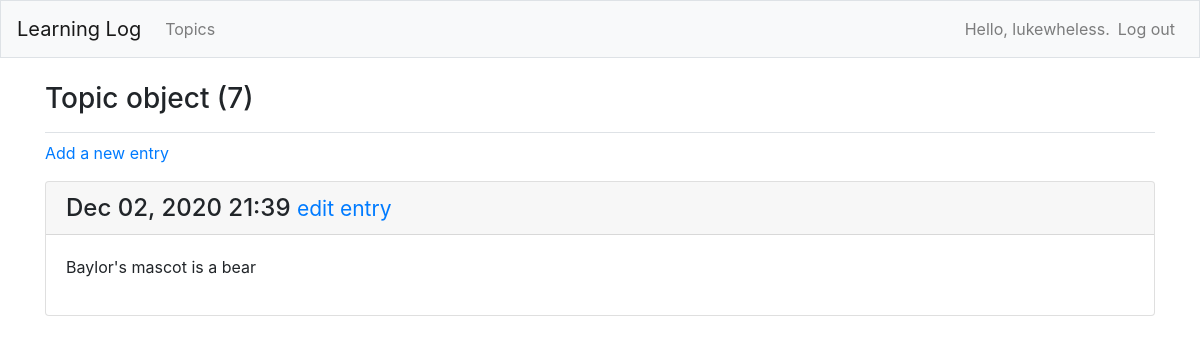
Page /topics/7/ (signed in) on the committed database.
### learning_logs/models.py (models this page shows, shortened)
class Topic(models.Model):
    text = models.CharField(max_length=200)
    date_added = models.DateTimeField(auto_now_add=True)
    owner = models.ForeignKey(User, on_delete=models.CASCADE)

class Entry(models.Model):
    topic = models.ForeignKey(Topic, on_delete=models.CASCADE)
    text = models.TextField()
    date_added = models.DateTimeField(auto_now_add=True)
    class Meta:
        verbose_name_plural = 'entries'

### learning_logs/views.py (the view)
# urls.py: path('topics/<int:topic_id>/', views.topic, name="topic"),
@login_required
def topic(request, topic_id):
    topic = Topic.objects.get(id=topic_id)
    if topic.owner != request.user:
        raise Http404
    entries = topic.entry_set.order_by("-date_added") # desc order (-)
    context = {'topic': topic, 'entries': entries}
    return render(request,'learning_logs/topic.html', context)

### learning_logs/templates/learning_logs/topic.html
{% extends "learning_logs/base.html" %}
{% block page_header %}
    <h3>{{ topic }}</h3>
{% endblock page_header %}
{% block content %}
    <p>
        <a href="{% url 'learning_logs:new_entry' topic.id %}">Add a new entry</a>
    </p>
    {% for e in entries %}
        <div class="card mb-3">
            <h4 class="card-header">
                {{ e.date_added|date:'M d, Y H:i' }}
                <small><a href="{% url 'learning_logs:edit_entry' e.id %}">
                    edit entry</a></small>
            </h4>
            <div class="card-body">
                {{ e.text|linebreaks }}
            </div>
        </div>
    {% empty %}
        <p>There are no entries for this topic yet.</p>
    {% endfor %}
{% endblock content %}

### learning_logs/templates/learning_logs/base.html (shortened to what this page needs)
{% load bootstrap4 %}
<!doctype html>
<html lang="en">
<head>
{% bootstrap_css %}
</head>
<body>
    <nav class="navbar navbar-expand-md navbar-light bg-light mb-4 border">
        <a class="navbar-brand" href="{% 'learning_logs:index' %"}>
            Learning Log</a>
        <div class="collapse navbar-collapse" id="navbarCollapse">
            <ul class="navbar-nav mr-auto">
                <li class="nav-item">
                    <a class="nav-link" href="{% url 'learning_logs:topics'%}">
                        Topics</a></li>
            </ul>
            <ul class="navbar-nav ml-auto">
                {% if user.is_authenticated %}
                    <li class="nav-item">
                        <span class="navbar-text">Hello, {{ user.username }}.</span>
                    </li>
                    <li class="nav-item">
                        <a class="nav-link" href="{% url 'users:logout' %}">Log out</a>
                    </li>
                {% else %}
                    <li class="nav-item">
                        <a class="nav-link" href="{% url 'users:register' %}">Register</a>
                    </li>
                    <li class="nav-item" href="{% url 'users:login' %}">Log in</a></li>
                {% endif %}
            </ul>
        </div>
    </nav>
    <main role="main" class="container">
        <div class="pb-2 mb-2 border-bottom">
            {% block page_header %}{% endblock page_header %}
        </div>
        <div>
            {% block content %}{% endblock content %}
        </div>
    </main>
</body>
</html>

### rows in the picture
Topic: id "Topic object (7)"
Entry: date_added "Dec 02, 2020 21:39", text "Baylor's mascot is a bear"

### other values in the picture
{{ user.username }} "lukewheless"
